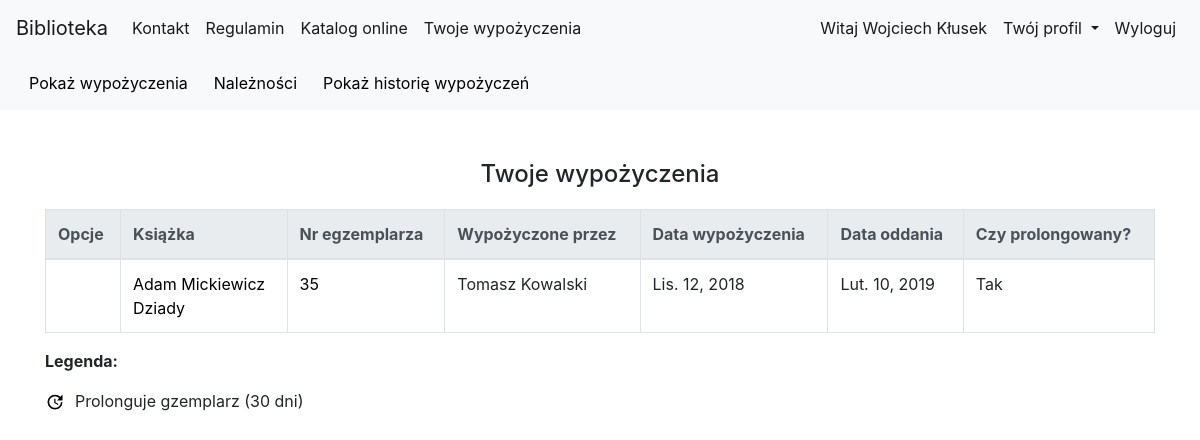
Page /library/my_borrow_list/ (signed in) on the earlier database version.
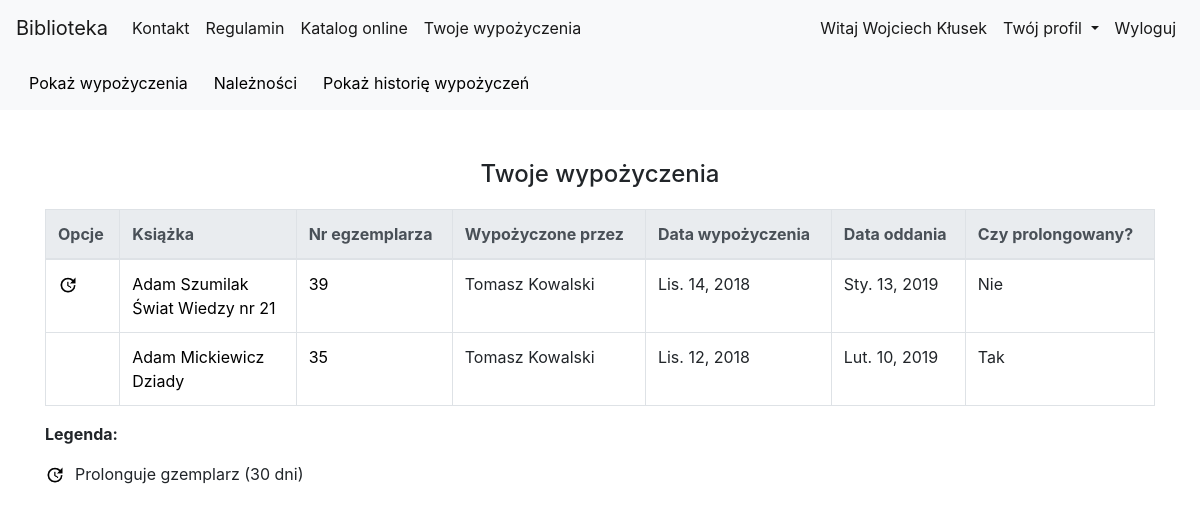
Same page on the later database version.
### library_app/models.py (models this page shows, shortened)
class Borrow(models.Model):
    user = models.ForeignKey(User, verbose_name='Wypożycz dla')
    borrow_librarian = models.ForeignKey(User, related_name="borrow_librarian", verbose_name='Bibliotekarz wypożyczający')
    receive_librarian = models.ForeignKey(User, related_name="receive_librarian", null=True, blank=True, verbose_name='Bibliotekarz odbierający')
    book_copy_id = models.ForeignKey(BookCopy, related_name="borrow_bookcopy", verbose_name='Egzemplarz ksiązki')
    borrow_date = models.DateField(auto_now=True, verbose_name='Data wypożyczenia')
    receive_date = models.DateField(default=datetime.now()+timedelta(days=60), verbose_name='Data oddania')
    is_prolong = models.BooleanField(default=False, verbose_name="Czy prolongowana")
    is_date_exceeded = models.BooleanField(default=False, verbose_name="Czy data oddania przekroczona")

class Author(models.Model):
    first_name = models.CharField(max_length=200, verbose_name='Imię')
    last_name = models.CharField(max_length=200, verbose_name='Nazwisko')
    country = models.CharField(max_length=200, verbose_name='Kraj')
    biography = models.TextField(default='', blank=True, null=True, verbose_name='Biografia')
    birth_place = models.CharField(max_length=200, default='', blank=True, null=True, verbose_name='Miejsce urodzenia')
    image_url = models.URLField(default='', blank=True, null=True, verbose_name='Adres url portretu, zakończony rozszerzeniem')
    years_of_life = models.CharField(max_length=10, default='', blank=True, null=True, verbose_name='Lata życia')

class BookCopy(models.Model):
    book = models.ForeignKey(Book, related_name="bookcopies", verbose_name='Wybierz książkę') #teraz w templatce mozemy z poziomu klasy book odnosic sie do obiektow bookcopy, np {{book.bookcopies.count}} da liczbe kopii ksiazek ktore maja w polu book id danej ksiazki
    is_borrowed = models.BooleanField(default=False)

class Book(models.Model):
    authors = models.ManyToManyField(Author, related_name='book_authors', verbose_name='Autorzy')
    category = models.ForeignKey(Category, related_name='book_categories', verbose_name='Kategoria')
    publishing_house = models.ForeignKey(PublishingHouse, related_name='publishing_houses', verbose_name='Wydawnictwo')
    isbn = models.CharField(max_length=30, unique=True, verbose_name='Numer ISBN')
    title = models.CharField(max_length=200, verbose_name='Tytuł')
    description = models.TextField(blank=True, default='', verbose_name='Opis')
    publish_date = models.DateField(default=datetime.now, blank=True, verbose_name='Data publikacji')
    edition = models.PositiveIntegerField(default=1, verbose_name='Numer wydania')
    image_url = models.URLField(default='', blank=True, null=True, verbose_name='Adres url okładki zakończony rozszerzeniem obrazu')
    add_date = models.DateTimeField(auto_now=True)
    slug = models.SlugField(allow_unicode=True, unique=True)

### library_app/views.py (the view, shortened to what this page needs)
class MyBorrowListView(LoginRequiredMixin, generic.ListView):
    login_url = reverse_lazy('login')
    model = models.BorrowHistory
    context_object_name = "history_borrow_list" #human-understandable name of variable to access from templates
    paginate_by = 5
    template_name = "library_app/myborrowlist.html"
    def get_queryset(self):
        queryset = models.BorrowHistory.objects.filter(user=self.request.user)
        return queryset
    def get_context_data(self, **kwargs):
        context = super().get_context_data(**kwargs)
        borrows_with_exceeded_date = self.get_borrows_with_exceeded_date()
        context["current_borrow_list"] = models.Borrow.objects.filter(user=self.request.user).order_by("receive_date")
        context['borrows_with_exceeded_date'] = borrows_with_exceeded_date
        context['EXCEEDED_DATE_COST_PER_DAY'] = EXCEEDED_DATE_COST_PER_DAY
        context['receivables_cost'] = self.calc_receivables_for_borrows_with_exceeded_date(borrows_with_exceeded_date)
        return context
    def get_borrows_with_exceeded_date(self):
        return models.Borrow.objects.filter(user=self.request.user).filter(is_date_exceeded=True).order_by("receive_date")
    def calc_receivables_for_borrows_with_exceeded_date(self, borrows):
        result = 0.0
        for borrow in borrows:
            days = self.get_days_between_borrow_date_and_today(borrow.receive_date)
            result += days * EXCEEDED_DATE_COST_PER_DAY
        return result

### library_app/templatetags/custom_tags.py (called while the page is built)
@register.simple_tag(name='get_user_profile')
def get_user_profile(user_obj):
    return models.UserProfileInfo.objects.get(user=user_obj)

### library_app/templates/library_app/myborrowlist.html (shortened to what this page needs)
{% extends "base.html" %}
{% load static %}
{% load custom_tags %}
{% block body_block %}
<nav class="navbar navbar-expand-lg navbar-light bg-light">
    <div id="navbarNavDropdown" class="navbar-collapse collapse">
        <ul class="navbar-nav mr-auto">
            <a class="btn" data-toggle="collapse" href="#collapse_current_borrow" role="button" aria-expanded="false" aria-controls="collapseExample">
                Pokaż wypożyczenia
            </a>
            <a class="btn" data-toggle="collapse" href="#collapse_receivables" role="button" aria-expanded="false" aria-controls="collapseExample">
                Należności
            </a>
            <a class="btn" data-toggle="collapse" href="#collapse_borrow_history" role="button" aria-expanded="false" aria-controls="collapseExample">
                Pokaż historię wypożyczeń
            </a>
        </ul>
    </div>
</nav>
<div class="container">
<div class="collapse show" id="collapse_current_borrow">
        {% if current_borrow_list.count is 0 %}
            <div class="page-title">
                <h4>Aktualnie nie wypożyczasz żadnej książki</h4>
            </div>
        {% else %}
            <div class="page-title">
                <h4>Twoje wypożyczenia</h4>
            </div>
            <table class="table table-bordered table-hover">
                <thead class="thead-light">
                    <tr>
                        <th scope="col">Opcje</th>
                        <th scope="col">Książka</th>
                        <th scope="col">Nr egzemplarza</th>
                        <th scope="col">Wypożyczone przez</th>
                        <th scope="col">Data wypożyczenia</th>
                        <th scope="col">Data oddania</th>
                        <th scope="col">Czy prolongowany?</th>
                    </tr>
                </thead>
                <tbody>
                    {% for borrow in current_borrow_list %}
                    {% if borrow.is_date_exceeded %}
                    <tr style="color:red">
                    {% else %}
                    <tr>
                    {% endif %}
                        <td>
                            {% if borrow.is_prolong == False and borrow.is_date_exceeded == False %}
                                <a href="{% url 'library_app:borrow_prolong' pk=borrow.pk %}"><img src="{% static 'website_icons/prolong_ico.png' %}" alt="Szczegóły" width="20" height="20"></a>
                            {% endif %}
                        </td>
                        <td>
                            {% for author in borrow.book_copy_id.book.authors.all %}
                                <a href="{% url 'library_app:author_detail' pk=author.pk %}">{{author.first_name}} {{author.last_name}}</a>
                                <br>
                            {% endfor %}
                            <a href="{% url 'library_app:book_detail' pk=borrow.book_copy_id.book.pk %}">{{borrow.book_copy_id.book.title}}</a>
                        </td>
                        <td><a href="{% url 'library_app:bookcopy_detail' pk=borrow.book_copy_id.pk %}">{{borrow.book_copy_id.id}}</a></td>
                        <td>{{borrow.borrow_librarian.get_full_name}}</td>
                        <td>{{borrow.borrow_date}}</td>
                        <td>{{borrow.receive_date}}</td>
                        <td>
                            {% if borrow.is_prolong %}
                                Tak
                            {% else %}
                                Nie
                            {% endif %}
                        </td>
                    </tr>
                    {% endfor %}
                </tbody>
            </table>
            <div class="table-legend">
                <p><b>Legenda:</b></p>
                <p><img src="{% static 'website_icons/prolong_ico.png' %}" alt="Szczegóły" width="20" height="20">Prolonguje gzemplarz (30 dni)</p>
            </div>
        {% endif %}
</div>
</div>
{% endblock %}

Differences in the rows shown:
added Borrow: is_prolong False (drawn), book_copy_id.book "Świat Wiedzy nr 21", book_copy_id.id "39", borrow_librarian.get_full_name "Tomasz Kowalski", borrow_date "Lis. 14, 2018", receive_date "Sty. 13, 2019"
added Author: first_name "Adam", last_name "Szumilak", shown under "Świat Wiedzy nr 21"
